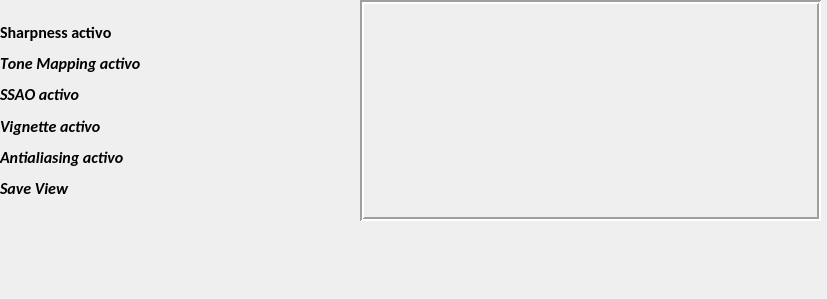
   <widget class="QWidget" name="page_3">
    <property name="geometry">
     <rect>
      <x>0</x>
      <y>0</y>
      <width>827</width>
      <height>299</height>
     </rect>
    </property>
    <attribute name="label">
     <string>Post Processing Filters</string>
    </attribute>
    <widget class="QLabel" name="label_3">
     <property name="geometry">
      <rect>
       <x>360</x>
       <y>0</y>
       <width>461</width>
       <height>221</height>
      </rect>
     </property>
     <property name="frameShape">
      <enum>QFrame::Box</enum>
     </property>
     <property name="frameShadow">
      <enum>QFrame::Sunken</enum>
     </property>
     <property name="lineWidth">
      <number>2</number>
     </property>
     <property name="text">
      <string/>
     </property>
     <property name="pixmap">
      <pixmap>../icons/sk3.png</pixmap>
     </property>
     <property name="scaledContents">
      <bool>true</bool>
     </property>
    </widget>
    <widget class="QWidget" name="layoutWidget">
     <property name="geometry">
      <rect>
       <x>0</x>
       <y>20</y>
       <width>182</width>
       <height>181</height>
      </rect>
     </property>
     <layout class="QGridLayout" name="gridLayout_4">
      <item row="0" column="0">
       <widget class="QLabel" name="label_73">
        <property name="font">
         <font>
          <family>Calibri</family>
          <pointsize>12</pointsize>
          <weight>75</weight>
          <italic>false</italic>
          <bold>true</bold>
          <kerning>false</kerning>
         </font>
        </property>
        <property name="styleSheet">
         <string notr="true">color: rgb(0, 0, 0);</string>
        </property>
        <property name="text">
         <string>Sharpness activo</string>
        </property>
       </widget>
      </item>
      <item row="2" column="0">
       <widget class="QLabel" name="label_74">
        <property name="font">
         <font>
          <family>Calibri</family>
          <pointsize>12</pointsize>
          <weight>75</weight>
          <italic>true</italic>
          <bold>true</bold>
          <kerning>false</kerning>
         </font>
        </property>
        <property name="styleSheet">
         <string notr="true">color: rgb(0, 0, 0);</string>
        </property>
        <property name="text">
         <string>SSAO activo</string>
        </property>
       </widget>
      </item>
      <item row="1" column="0">
       <widget class="QLabel" name="label_75">
        <property name="font">
         <font>
          <family>Calibri</family>
          <pointsize>12</pointsize>
          <weight>75</weight>
          <italic>true</italic>
          <bold>true</bold>
          <kerning>false</kerning>
         </font>
        </property>
        <property name="styleSheet">
         <string notr="true">color: rgb(0, 0, 0);</string>
        </property>
        <property name="text">
         <string>Tone Mapping activo</string>
        </property>
       </widget>
      </item>
      <item row="5" column="0">
       <widget class="QLabel" name="label_81">
        <property name="font">
         <font>
          <family>Calibri</family>
          <pointsize>12</pointsize>
          <weight>75</weight>
          <italic>true</italic>
          <bold>true</bold>
          <kerning>false</kerning>
         </font>
        </property>
        <property name="styleSheet">
         <string notr="true">color: rgb(0, 0, 0);</string>
        </property>
        <property name="text">
         <string>Vignette activo</string>
        </property>
       </widget>
      </item>
      <item row="6" column="0">
       <widget class="QLabel" name="label_82">
        <property name="font">
         <font>
          <family>Calibri</family>
          <pointsize>12</pointsize>
          <weight>75</weight>
          <italic>true</italic>
          <bold>true</bold>
          <kerning>false</kerning>
         </font>
        </property>
        <property name="styleSheet">
         <string notr="true">color: rgb(0, 0, 0);</string>
        </property>
        <property name="text">
         <string>Antialiasing activo</string>
        </property>
       </widget>
      </item>
      <item row="7" column="0">
       <widget class="QLabel" name="label_87">
        <property name="font">
         <font>
          <family>Calibri</family>
          <pointsize>12</pointsize>
          <weight>75</weight>
          <italic>true</italic>
          <bold>true</bold>
          <kerning>false</kerning>
         </font>
        </property>
        <property name="styleSheet">
         <string notr="true">color: rgb(0, 0, 0);</string>
        </property>
        <property name="text">
         <string>Save View</string>
        </property>
       </widget>
      </item>
     </layout>
    </widget>
   </widget>
